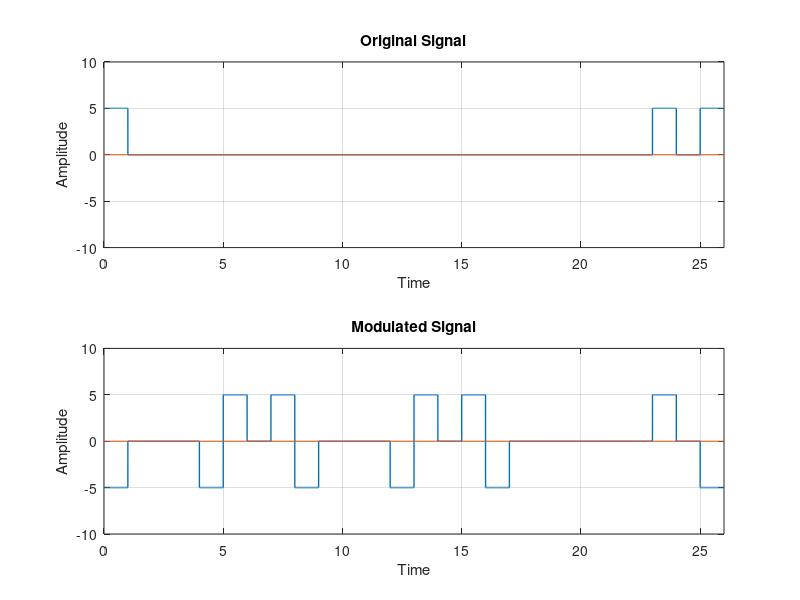

This figure's MATLAB source:
#Substitute 8 consecutive zeros with "000VB0VB"
clc;
clear all;
close all;

bits = [1 0 0 0 0 0 0 0 0 0 0 0 0 0 0 0 0 0 0 0 0 0 0 1 0 1];
bitrate = 1;
voltage = 5;

sampling_rate = 1000;
sampling_time = 1/sampling_rate;

start_time = 0;
end_time = length(bits)/bitrate;
time = start_time:sampling_time:end_time;

#Original Signal
index = 1;
for i = 1: length(time)
	if bits(index) == 1
		signal(i) = voltage;
	else
		signal(i) = 0;
	endif
	if time(i)*bitrate >= index
		index+=1;
	endif
endfor

subplot(2,1,1);
plot(time , signal, 'linewidth', 1);
axis([0 end_time -voltage-5 voltage+5]);
line([0 end_time], [0,0]);
title('Original Signal');
xlabel('Time');
ylabel('Amplitude');
grid on;

#MODULATION

count=0;
for i = 1: length(bits)
	if bits(i)==0
		count+=1;
	else
		count=0;
	endif
	if count==8
		bits(i) = 1;
		bits(i-1)= -1;
		bits(i-3)= 1;
		bits(i-4) = -1;
		count = 0;
	endif
endfor

index = 1;
#Assuming previous state was positive
sign = 1;
if bits(1)==1
	sign=-1*sign;
endif

for i=1:length(time)

	if bits(index)==0
		modulation(i) = 0;
	else
		modulation(i) = voltage*sign;
	endif

	if time(i)*bitrate>=index
		index+=1;
		if index<= length(bits) && bits(index)==1
			sign=-1*sign;
		endif
	endif
endfor

subplot(2,1,2);
plot(time , modulation, 'linewidth', 1);
axis([0 end_time -voltage-5 voltage+5]);
line([0 end_time], [0,0]);
title('Modulated Signal');
xlabel('Time');
ylabel('Amplitude');
grid on;


#Demodulation

#Initializing
index = 1;
for i = 1 : length(modulation)
	demodulation(index) = modulation(i)/voltage;
	if time(i)*bitrate >= index
		index+=1;
	endif
endfor

index=1;
last=1;
for i=1:length(bits)
	if demodulation(i)!=0
		if demodulation(i)==last
			for j=0:4
				demodulation(i+j)=0;
			endfor
		else
			last = demodulation(i);
		endif
	endif
endfor

demodulation=abs(demodulation);
disp(demodulation);
